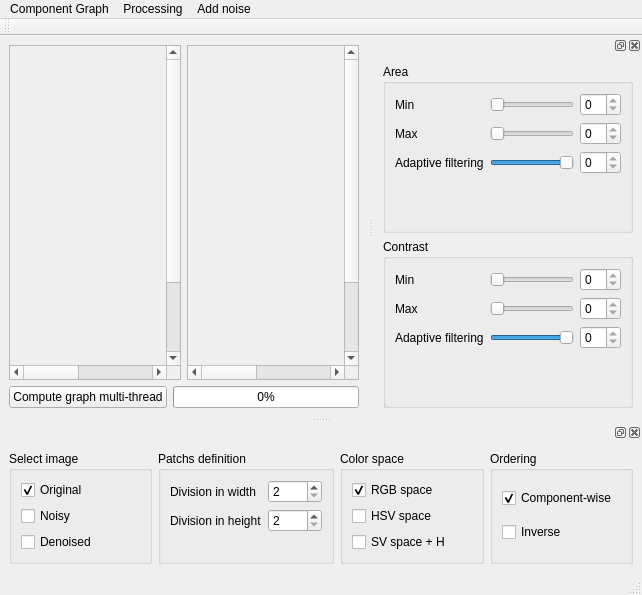
<?xml version="1.0" encoding="UTF-8"?>
<ui version="4.0">
 <class>MainWindow</class>
 <widget class="QMainWindow" name="MainWindow">
  <property name="geometry">
   <rect>
    <x>0</x>
    <y>0</y>
    <width>642</width>
    <height>595</height>
   </rect>
  </property>
  <property name="windowTitle">
   <string>MainWindow</string>
  </property>
  <widget class="QWidget" name="centralwidget">
   <layout class="QVBoxLayout" name="verticalLayout_5">
    <item>
     <layout class="QHBoxLayout" name="horizontalLayout">
      <property name="sizeConstraint">
       <enum>QLayout::SetMaximumSize</enum>
      </property>
      <item>
       <widget class="QScrollArea" name="scrollArea">
        <property name="sizePolicy">
         <sizepolicy hsizetype="Preferred" vsizetype="Preferred">
          <horstretch>0</horstretch>
          <verstretch>0</verstretch>
         </sizepolicy>
        </property>
        <property name="widgetResizable">
         <bool>false</bool>
        </property>
        <widget class="MainDisplay" name="mainDisplay">
         <property name="geometry">
          <rect>
           <x>0</x>
           <y>0</y>
           <width>365</width>
           <height>417</height>
          </rect>
         </property>
         <property name="sizePolicy">
          <sizepolicy hsizetype="Expanding" vsizetype="Expanding">
           <horstretch>0</horstretch>
           <verstretch>0</verstretch>
          </sizepolicy>
         </property>
         <property name="mouseTracking">
          <bool>true</bool>
         </property>
        </widget>
       </widget>
      </item>
      <item>
       <widget class="QScrollArea" name="scrollArea_2">
        <property name="sizePolicy">
         <sizepolicy hsizetype="Preferred" vsizetype="Preferred">
          <horstretch>0</horstretch>
          <verstretch>0</verstretch>
         </sizepolicy>
        </property>
        <property name="widgetResizable">
         <bool>false</bool>
        </property>
        <widget class="MainDisplay" name="mainDisplay2">
         <property name="geometry">
          <rect>
           <x>0</x>
           <y>0</y>
           <width>364</width>
           <height>417</height>
          </rect>
         </property>
         <property name="sizePolicy">
          <sizepolicy hsizetype="Expanding" vsizetype="Expanding">
           <horstretch>0</horstretch>
           <verstretch>0</verstretch>
          </sizepolicy>
         </property>
        </widget>
       </widget>
      </item>
     </layout>
    </item>
    <item>
     <layout class="QGridLayout" name="gridLayout">
      <item row="0" column="0">
       <widget class="QPushButton" name="pushButton_2">
        <property name="minimumSize">
         <size>
          <width>121</width>
          <height>0</height>
         </size>
        </property>
        <property name="text">
         <string>Compute graph multi-thread</string>
        </property>
       </widget>
      </item>
      <item row="0" column="1">
       <widget class="QProgressBar" name="progressBar">
        <property name="inputMethodHints">
         <set>Qt::ImhNone</set>
        </property>
        <property name="value">
         <number>0</number>
        </property>
        <property name="alignment">
         <set>Qt::AlignBottom|Qt::AlignLeading|Qt::AlignLeft</set>
        </property>
       </widget>
      </item>
     </layout>
    </item>
   </layout>
  </widget>
  <widget class="QMenuBar" name="menubar">
   <property name="geometry">
    <rect>
     <x>0</x>
     <y>0</y>
     <width>642</width>
     <height>25</height>
    </rect>
   </property>
   <widget class="QMenu" name="menuComponent_Graph">
    <property name="title">
     <string>Component Graph</string>
    </property>
    <addaction name="actionLoad_Image"/>
    <addaction name="actionSynthetic_Image"/>
    <addaction name="actionSave_result"/>
   </widget>
   <widget class="QMenu" name="menuProcessing">
    <property name="title">
     <string>Processing</string>
    </property>
    <addaction name="actionSimplification"/>
    <addaction name="actionDetection"/>
   </widget>
   <widget class="QMenu" name="menuAdd_noise">
    <property name="title">
     <string>Add noise</string>
    </property>
    <addaction name="actionImpulse_noise"/>
    <addaction name="actionGaussian_noise"/>
   </widget>
   <addaction name="menuComponent_Graph"/>
   <addaction name="menuProcessing"/>
   <addaction name="menuAdd_noise"/>
  </widget>
  <widget class="QStatusBar" name="statusbar"/>
  <widget class="QDockWidget" name="dockWidget">
   <attribute name="dockWidgetArea">
    <number>2</number>
   </attribute>
   <widget class="QWidget" name="dockWidgetContents">
    <layout class="QVBoxLayout" name="verticalLayout_4">
     <property name="sizeConstraint">
      <enum>QLayout::SetNoConstraint</enum>
     </property>
     <item>
      <widget class="QGroupBox" name="groupBox_2">
       <property name="title">
        <string>Area</string>
       </property>
       <layout class="QFormLayout" name="formLayout">
        <item row="0" column="0">
         <widget class="QLabel" name="label_2">
          <property name="text">
           <string>Min</string>
          </property>
         </widget>
        </item>
        <item row="1" column="0">
         <widget class="QLabel" name="label_3">
          <property name="text">
           <string>Max</string>
          </property>
         </widget>
        </item>
        <item row="0" column="1">
         <layout class="QHBoxLayout" name="horizontalLayout_2">
          <item>
           <widget class="QSlider" name="sliderAreaMin">
            <property name="orientation">
             <enum>Qt::Horizontal</enum>
            </property>
            <property name="tickPosition">
             <enum>QSlider::NoTicks</enum>
            </property>
           </widget>
          </item>
          <item>
           <widget class="QSpinBox" name="spinAreaMin">
            <property name="readOnly">
             <bool>true</bool>
            </property>
           </widget>
          </item>
         </layout>
        </item>
        <item row="1" column="1">
         <layout class="QHBoxLayout" name="horizontalLayout_3">
          <item>
           <widget class="QSlider" name="sliderAreaMax">
            <property name="orientation">
             <enum>Qt::Horizontal</enum>
            </property>
           </widget>
          </item>
          <item>
           <widget class="QSpinBox" name="spinAreaMax">
            <property name="readOnly">
             <bool>true</bool>
            </property>
           </widget>
          </item>
         </layout>
        </item>
        <item row="2" column="0">
         <widget class="QLabel" name="label">
          <property name="text">
           <string>Adaptive filtering</string>
          </property>
         </widget>
        </item>
        <item row="2" column="1">
         <layout class="QHBoxLayout" name="horizontalLayout_8">
          <item>
           <widget class="QSlider" name="sliderAdaptiveArea">
            <property name="maximum">
             <number>99</number>
            </property>
            <property name="value">
             <number>99</number>
            </property>
            <property name="orientation">
             <enum>Qt::Horizontal</enum>
            </property>
           </widget>
          </item>
          <item>
           <widget class="QSpinBox" name="spinAdaptiveArea">
            <property name="readOnly">
             <bool>true</bool>
            </property>
           </widget>
          </item>
         </layout>
        </item>
       </layout>
      </widget>
     </item>
     <item>
      <widget class="QGroupBox" name="groupBox_3">
       <property name="title">
        <string>Contrast</string>
       </property>
       <layout class="QFormLayout" name="formLayout_2">
        <item row="0" column="0">
         <widget class="QLabel" name="label_5">
          <property name="text">
           <string>Min</string>
          </property>
         </widget>
        </item>
        <item row="1" column="0">
         <widget class="QLabel" name="label_4">
          <property name="text">
           <string>Max</string>
          </property>
         </widget>
        </item>
        <item row="0" column="1">
         <layout class="QHBoxLayout" name="horizontalLayout_4">
          <item>
           <widget class="QSlider" name="sliderContrastMin">
            <property name="orientation">
             <enum>Qt::Horizontal</enum>
            </property>
           </widget>
          </item>
          <item>
           <widget class="QSpinBox" name="spinContrastMin">
            <property name="readOnly">
             <bool>true</bool>
            </property>
           </widget>
          </item>
         </layout>
        </item>
        <item row="1" column="1">
         <layout class="QHBoxLayout" name="horizontalLayout_5">
          <item>
           <widget class="QSlider" name="sliderContrastMax">
            <property name="orientation">
             <enum>Qt::Horizontal</enum>
            </property>
           </widget>
          </item>
          <item>
           <widget class="QSpinBox" name="spinContrastMax">
            <property name="readOnly">
             <bool>true</bool>
            </property>
           </widget>
          </item>
         </layout>
        </item>
        <item row="2" column="0">
         <widget class="QLabel" name="label_8">
          <property name="text">
           <string>Adaptive filtering</string>
          </property>
         </widget>
        </item>
        <item row="2" column="1">
         <layout class="QHBoxLayout" name="horizontalLayout_9">
          <item>
           <widget class="QSlider" name="sliderAdaptiveContrast">
            <property name="maximum">
             <number>99</number>
            </property>
            <property name="value">
             <number>99</number>
            </property>
            <property name="orientation">
             <enum>Qt::Horizontal</enum>
            </property>
           </widget>
          </item>
          <item>
           <widget class="QSpinBox" name="spinAdaptiveContrast">
            <property name="readOnly">
             <bool>true</bool>
            </property>
           </widget>
          </item>
         </layout>
        </item>
       </layout>
      </widget>
     </item>
    </layout>
   </widget>
  </widget>
  <widget class="QDockWidget" name="dockWidget_2">
   <attribute name="dockWidgetArea">
    <number>8</number>
   </attribute>
   <widget class="QWidget" name="dockWidgetContents_2">
    <layout class="QHBoxLayout" name="horizontalLayout_6">
     <item>
      <widget class="QGroupBox" name="groupBox">
       <property name="title">
        <string>Select image</string>
       </property>
       <layout class="QVBoxLayout" name="verticalLayout_3">
        <item>
         <widget class="QCheckBox" name="checkBoxOriginal">
          <property name="text">
           <string>Original</string>
          </property>
          <property name="checked">
           <bool>true</bool>
          </property>
          <property name="autoExclusive">
           <bool>true</bool>
          </property>
         </widget>
        </item>
        <item>
         <widget class="QCheckBox" name="checkBoxNoisy">
          <property name="text">
           <string>Noisy</string>
          </property>
          <property name="autoExclusive">
           <bool>true</bool>
          </property>
         </widget>
        </item>
        <item>
         <widget class="QCheckBox" name="checkBoxDenoised">
          <property name="text">
           <string>Denoised</string>
          </property>
          <property name="autoExclusive">
           <bool>true</bool>
          </property>
         </widget>
        </item>
       </layout>
      </widget>
     </item>
     <item>
      <widget class="QGroupBox" name="groupBox_4">
       <property name="title">
        <string>Patchs definition</string>
       </property>
       <layout class="QFormLayout" name="formLayout_3">
        <item row="0" column="0">
         <widget class="QLabel" name="label_6">
          <property name="text">
           <string>Division in width</string>
          </property>
         </widget>
        </item>
        <item row="0" column="1">
         <widget class="QSpinBox" name="spinBoxNx">
          <property name="minimum">
           <number>2</number>
          </property>
          <property name="maximum">
           <number>2048</number>
          </property>
          <property name="value">
           <number>2</number>
          </property>
         </widget>
        </item>
        <item row="1" column="0">
         <widget class="QLabel" name="label_7">
          <property name="text">
           <string>Division in height</string>
          </property>
         </widget>
        </item>
        <item row="1" column="1">
         <widget class="QSpinBox" name="spinBoxNy">
          <property name="minimum">
           <number>2</number>
          </property>
          <property name="maximum">
           <number>2048</number>
          </property>
          <property name="value">
           <number>2</number>
          </property>
         </widget>
        </item>
       </layout>
      </widget>
     </item>
     <item>
      <widget class="QGroupBox" name="groupBox_5">
       <property name="title">
        <string>Color space</string>
       </property>
       <layout class="QVBoxLayout" name="verticalLayout">
        <item>
         <widget class="QCheckBox" name="checkBoxRGB">
          <property name="text">
           <string>RGB space</string>
          </property>
          <property name="checked">
           <bool>true</bool>
          </property>
          <property name="autoExclusive">
           <bool>true</bool>
          </property>
         </widget>
        </item>
        <item>
         <widget class="QCheckBox" name="checkBoxHSV">
          <property name="text">
           <string>HSV space</string>
          </property>
          <property name="autoExclusive">
           <bool>true</bool>
          </property>
         </widget>
        </item>
        <item>
         <widget class="QCheckBox" name="checkBoxSV">
          <property name="text">
           <string>SV space + H</string>
          </property>
          <property name="autoExclusive">
           <bool>true</bool>
          </property>
         </widget>
        </item>
       </layout>
      </widget>
     </item>
     <item>
      <widget class="QGroupBox" name="groupBox_6">
       <property name="title">
        <string>Ordering</string>
       </property>
       <layout class="QVBoxLayout" name="verticalLayout_2">
        <item>
         <widget class="QCheckBox" name="checkBoxComponent">
          <property name="text">
           <string>Component-wise</string>
          </property>
          <property name="checked">
           <bool>true</bool>
          </property>
          <property name="autoExclusive">
           <bool>true</bool>
          </property>
         </widget>
        </item>
        <item>
         <widget class="QCheckBox" name="checkBoxInverseComponent">
          <property name="text">
           <string>Inverse</string>
          </property>
          <property name="autoExclusive">
           <bool>true</bool>
          </property>
         </widget>
        </item>
       </layout>
      </widget>
     </item>
    </layout>
   </widget>
  </widget>
  <widget class="QToolBar" name="toolBar">
   <property name="windowTitle">
    <string>toolBar</string>
   </property>
   <attribute name="toolBarArea">
    <enum>TopToolBarArea</enum>
   </attribute>
   <attribute name="toolBarBreak">
    <bool>false</bool>
   </attribute>
  </widget>
  <action name="actionLoad_Image">
   <property name="text">
    <string>Load Image</string>
   </property>
  </action>
  <action name="actionSimplification">
   <property name="enabled">
    <bool>false</bool>
   </property>
   <property name="text">
    <string>Simplification</string>
   </property>
  </action>
  <action name="actionDetection">
   <property name="enabled">
    <bool>false</bool>
   </property>
   <property name="text">
    <string>Detection</string>
   </property>
  </action>
  <action name="actionSynthetic_Image">
   <property name="text">
    <string>Synthetic Image</string>
   </property>
  </action>
  <action name="actionImpulse_noise">
   <property name="text">
    <string>Impulse noise</string>
   </property>
  </action>
  <action name="actionGaussian_noise">
   <property name="text">
    <string>Gaussian noise</string>
   </property>
  </action>
  <action name="actionSave_result">
   <property name="text">
    <string>Save result</string>
   </property>
  </action>
 </widget>
 <customwidgets>
  <customwidget>
   <class>MainDisplay</class>
   <extends>QWidget</extends>
   <header location="global">maindisplay.h</header>
   <container>1</container>
  </customwidget>
 </customwidgets>
 <resources/>
 <connections>
  <connection>
   <sender>sliderAreaMin</sender>
   <signal>valueChanged(int)</signal>
   <receiver>spinAreaMin</receiver>
   <slot>setValue(int)</slot>
   <hints>
    <hint type="sourcelabel">
     <x>564</x>
     <y>124</y>
    </hint>
    <hint type="destinationlabel">
     <x>619</x>
     <y>131</y>
    </hint>
   </hints>
  </connection>
  <connection>
   <sender>sliderAreaMax</sender>
   <signal>valueChanged(int)</signal>
   <receiver>spinAreaMax</receiver>
   <slot>setValue(int)</slot>
   <hints>
    <hint type="sourcelabel">
     <x>564</x>
     <y>161</y>
    </hint>
    <hint type="destinationlabel">
     <x>619</x>
     <y>168</y>
    </hint>
   </hints>
  </connection>
  <connection>
   <sender>sliderAdaptiveArea</sender>
   <signal>valueChanged(int)</signal>
   <receiver>spinAdaptiveArea</receiver>
   <slot>setValue(int)</slot>
   <hints>
    <hint type="sourcelabel">
     <x>564</x>
     <y>198</y>
    </hint>
    <hint type="destinationlabel">
     <x>619</x>
     <y>205</y>
    </hint>
   </hints>
  </connection>
  <connection>
   <sender>sliderContrastMin</sender>
   <signal>valueChanged(int)</signal>
   <receiver>spinContrastMin</receiver>
   <slot>setValue(int)</slot>
   <hints>
    <hint type="sourcelabel">
     <x>564</x>
     <y>282</y>
    </hint>
    <hint type="destinationlabel">
     <x>619</x>
     <y>289</y>
    </hint>
   </hints>
  </connection>
  <connection>
   <sender>sliderContrastMax</sender>
   <signal>valueChanged(int)</signal>
   <receiver>spinContrastMax</receiver>
   <slot>setValue(int)</slot>
   <hints>
    <hint type="sourcelabel">
     <x>564</x>
     <y>319</y>
    </hint>
    <hint type="destinationlabel">
     <x>619</x>
     <y>326</y>
    </hint>
   </hints>
  </connection>
  <connection>
   <sender>sliderAdaptiveContrast</sender>
   <signal>valueChanged(int)</signal>
   <receiver>spinAdaptiveContrast</receiver>
   <slot>setValue(int)</slot>
   <hints>
    <hint type="sourcelabel">
     <x>564</x>
     <y>356</y>
    </hint>
    <hint type="destinationlabel">
     <x>619</x>
     <y>363</y>
    </hint>
   </hints>
  </connection>
  <connection>
   <sender>spinAreaMin</sender>
   <signal>valueChanged(int)</signal>
   <receiver>sliderAreaMin</receiver>
   <slot>setValue(int)</slot>
   <hints>
    <hint type="sourcelabel">
     <x>590</x>
     <y>120</y>
    </hint>
    <hint type="destinationlabel">
     <x>511</x>
     <y>122</y>
    </hint>
   </hints>
  </connection>
  <connection>
   <sender>spinAreaMax</sender>
   <signal>valueChanged(int)</signal>
   <receiver>sliderAreaMax</receiver>
   <slot>setValue(int)</slot>
   <hints>
    <hint type="sourcelabel">
     <x>595</x>
     <y>156</y>
    </hint>
    <hint type="destinationlabel">
     <x>530</x>
     <y>161</y>
    </hint>
   </hints>
  </connection>
  <connection>
   <sender>spinAdaptiveArea</sender>
   <signal>valueChanged(int)</signal>
   <receiver>sliderAdaptiveArea</receiver>
   <slot>setValue(int)</slot>
   <hints>
    <hint type="sourcelabel">
     <x>589</x>
     <y>190</y>
    </hint>
    <hint type="destinationlabel">
     <x>510</x>
     <y>191</y>
    </hint>
   </hints>
  </connection>
  <connection>
   <sender>spinContrastMin</sender>
   <signal>valueChanged(int)</signal>
   <receiver>sliderContrastMin</receiver>
   <slot>setValue(int)</slot>
   <hints>
    <hint type="sourcelabel">
     <x>587</x>
     <y>277</y>
    </hint>
    <hint type="destinationlabel">
     <x>512</x>
     <y>280</y>
    </hint>
   </hints>
  </connection>
  <connection>
   <sender>spinContrastMax</sender>
   <signal>valueChanged(int)</signal>
   <receiver>sliderContrastMax</receiver>
   <slot>setValue(int)</slot>
   <hints>
    <hint type="sourcelabel">
     <x>597</x>
     <y>318</y>
    </hint>
    <hint type="destinationlabel">
     <x>526</x>
     <y>313</y>
    </hint>
   </hints>
  </connection>
  <connection>
   <sender>spinAdaptiveContrast</sender>
   <signal>valueChanged(int)</signal>
   <receiver>sliderAdaptiveContrast</receiver>
   <slot>setValue(int)</slot>
   <hints>
    <hint type="sourcelabel">
     <x>592</x>
     <y>348</y>
    </hint>
    <hint type="destinationlabel">
     <x>532</x>
     <y>346</y>
    </hint>
   </hints>
  </connection>
 </connections>
</ui>
